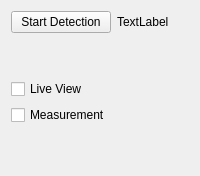
      <widget class="QWidget" name="tab_3">
       <attribute name="title">
        <string>Controls</string>
       </attribute>
       <layout class="QGridLayout" name="gridLayout_3">
        <item row="0" column="1">
         <widget class="QLabel" name="t4_label">
          <property name="text">
           <string>TextLabel</string>
          </property>
         </widget>
        </item>
        <item row="2" column="0">
         <widget class="QCheckBox" name="checkBoxLiveView">
          <property name="toolTip">
           <string>activates live view mode with lower framerate</string>
          </property>
          <property name="text">
           <string>Live View</string>
          </property>
         </widget>
        </item>
        <item row="0" column="0">
         <widget class="QPushButton" name="pushButtonStartStop">
          <property name="toolTip">
           <string/>
          </property>
          <property name="text">
           <string>Start Detection</string>
          </property>
         </widget>
        </item>
        <item row="2" column="1">
         <spacer name="horizontalSpacer">
          <property name="orientation">
           <enum>Qt::Horizontal</enum>
          </property>
          <property name="sizeHint" stdset="0">
           <size>
            <width>40</width>
            <height>20</height>
           </size>
          </property>
         </spacer>
        </item>
        <item row="1" column="0">
         <spacer name="verticalSpacer_2">
          <property name="orientation">
           <enum>Qt::Vertical</enum>
          </property>
          <property name="sizeHint" stdset="0">
           <size>
            <width>20</width>
            <height>40</height>
           </size>
          </property>
         </spacer>
        </item>
        <item row="4" column="0">
         <spacer name="verticalSpacer_3">
          <property name="orientation">
           <enum>Qt::Vertical</enum>
          </property>
          <property name="sizeHint" stdset="0">
           <size>
            <width>20</width>
            <height>40</height>
           </size>
          </property>
         </spacer>
        </item>
        <item row="3" column="0">
         <widget class="QCheckBox" name="checkBox_Measurement">
          <property name="text">
           <string>Measurement</string>
          </property>
         </widget>
        </item>
       </layout>
      </widget>
